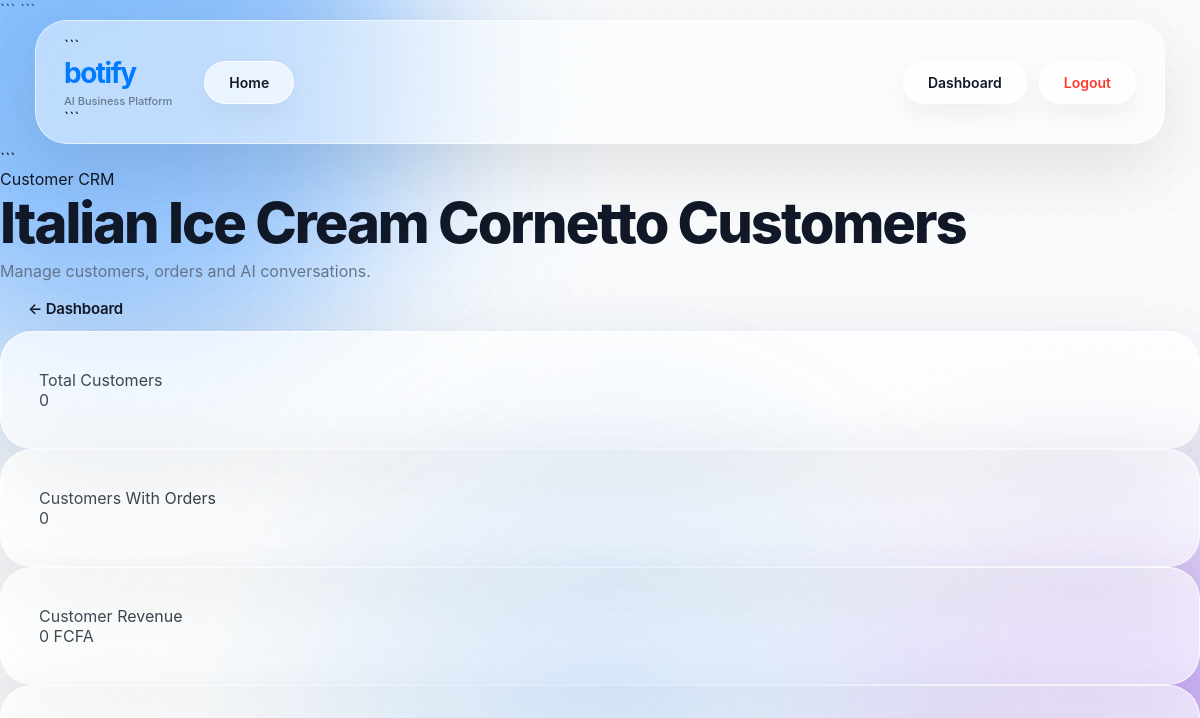
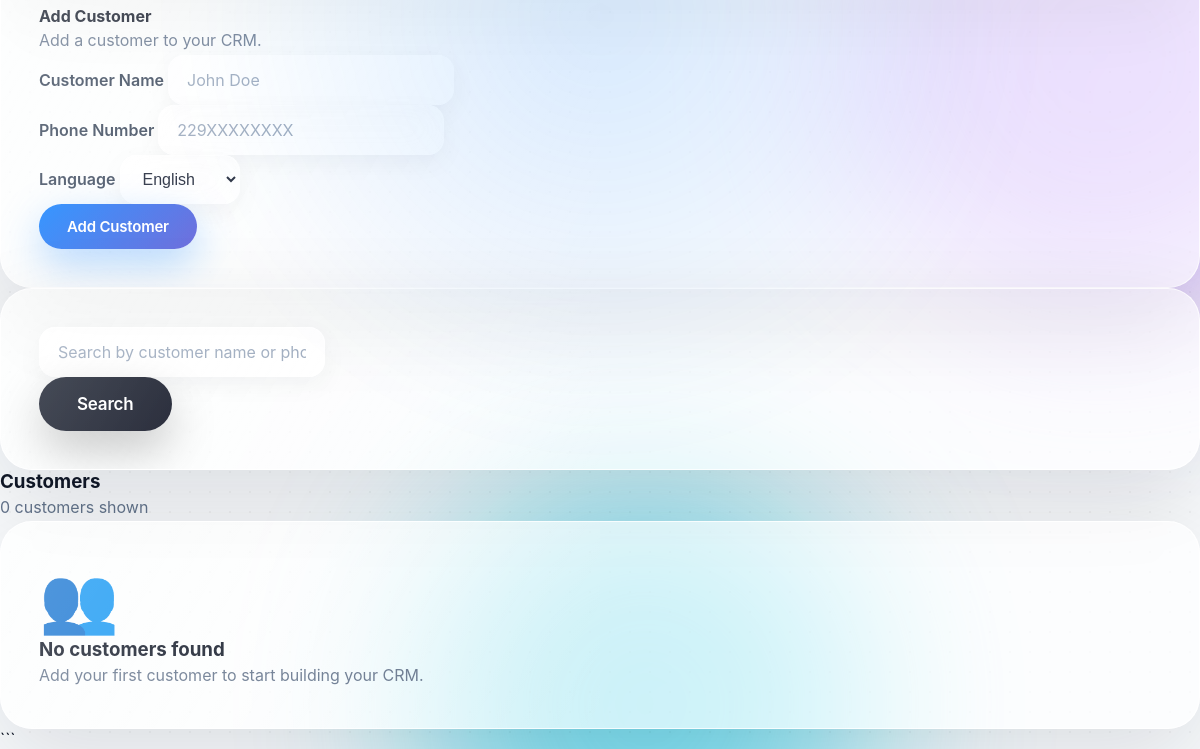
/business/2/customers (signed in), run on an earlier commit of the app's database (2 pictures, top to bottom).
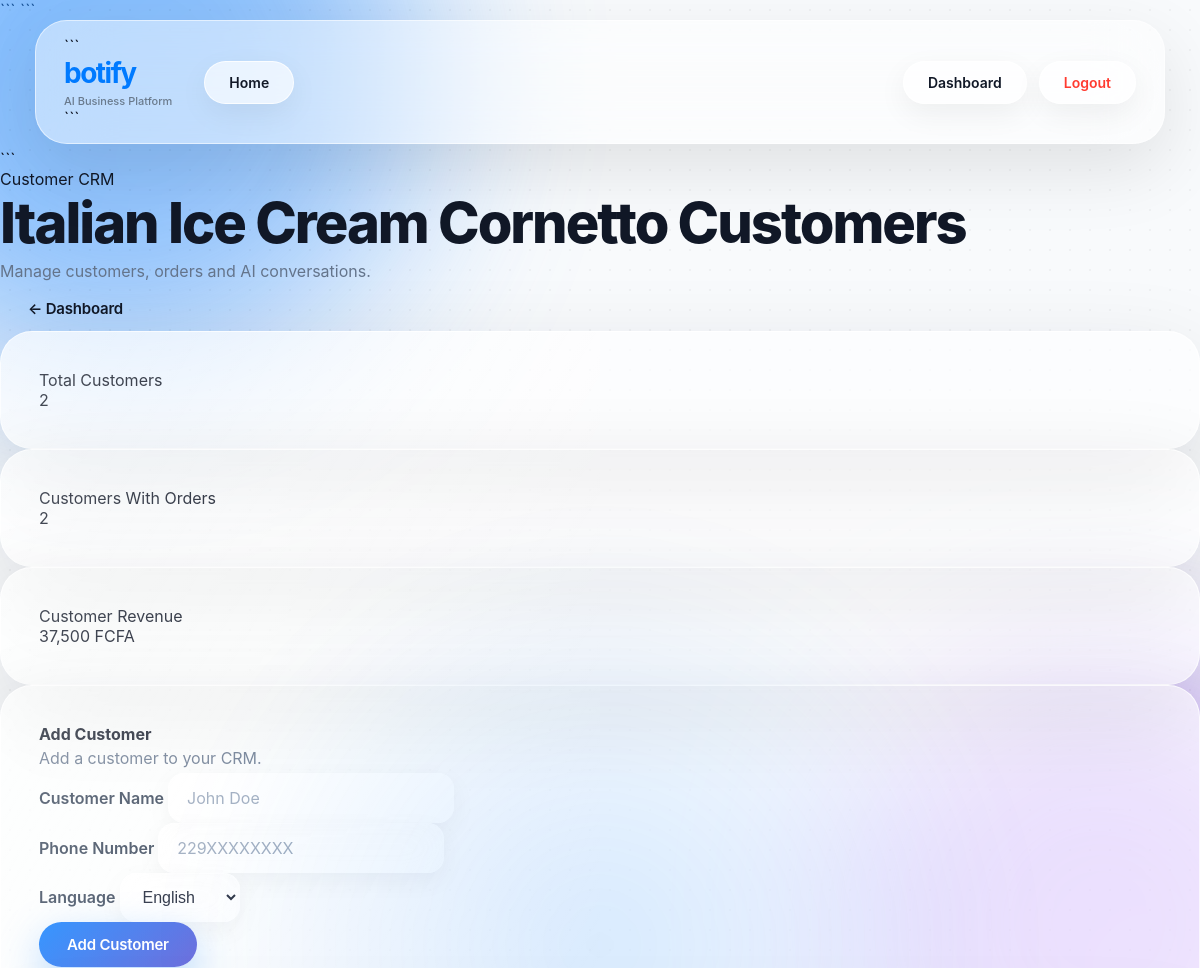
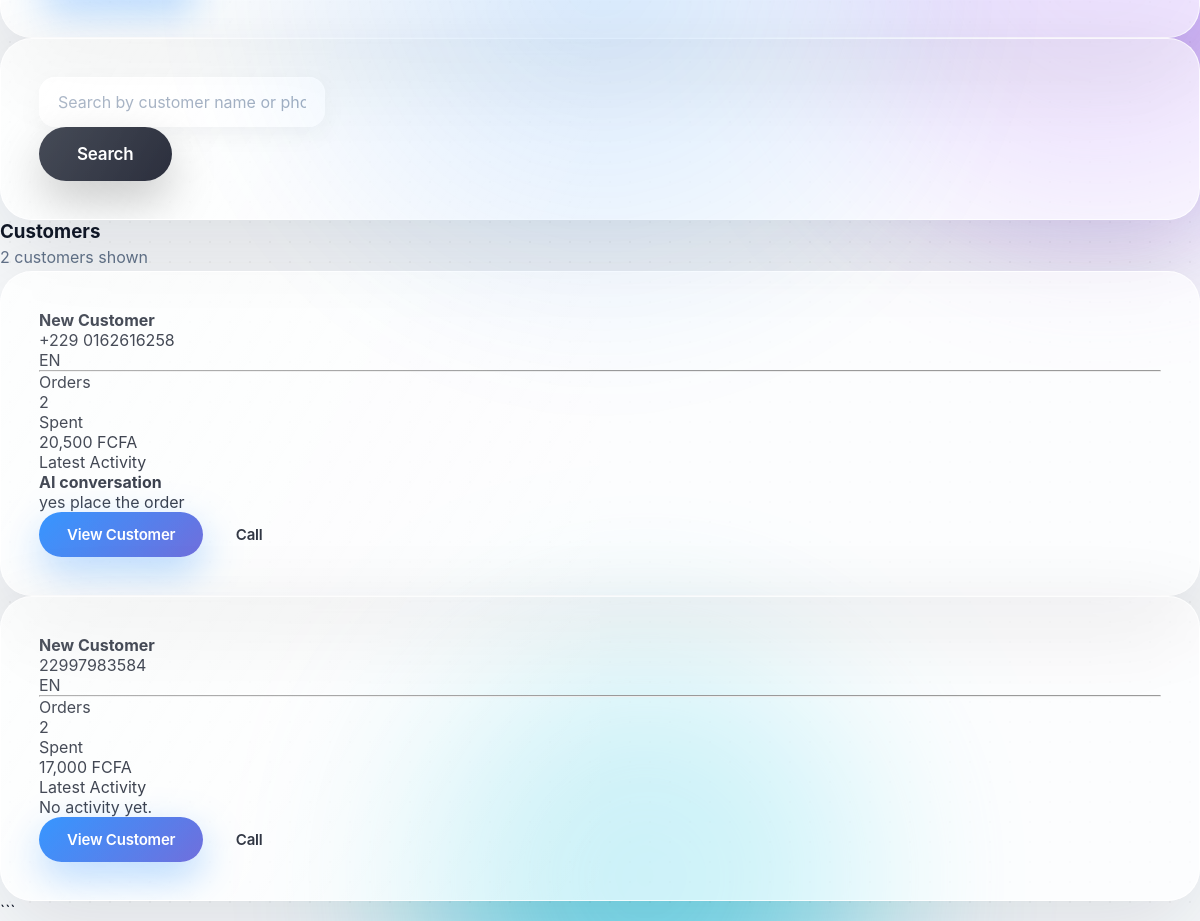
And on a later commit of the database (2 pictures, top to bottom).
### models/business.py (models this page shows)
class Business(db.Model):
    id = db.Column(
        db.Integer,
        primary_key=True
    )
    name = db.Column(
        db.String(150),
        nullable=False
    )
    business_type = db.Column(
        db.String(50),
        nullable=False
    )
    address = db.Column(
        db.String(255)
    )
    phone = db.Column(
        db.String(30)
    )
    owner_id = db.Column(
        db.Integer,
        db.ForeignKey("user.id"),
        nullable=False
    )
    menus = db.relationship(
        "Menu",
        backref="business",
        lazy=True,
        cascade="all, delete-orphan"
    )
    orders = db.relationship(
        "Order",
        backref="business",
        lazy=True,
        cascade="all, delete-orphan"
    )
    customers = db.relationship(
        "Customer",
        backref="business",
        lazy=True,
        cascade="all, delete-orphan"
    )

### models/customer.py (models this page shows, shortened)
class Customer(db.Model):
    id = db.Column(
        db.Integer,
        primary_key=True
    )
    name = db.Column(
        db.String(100),
        nullable=True
    )
    phone = db.Column(
        db.String(50),
        nullable=False
    )
    language = db.Column(
        db.String(20),
        default="English"
    )
    business_id = db.Column(
        db.Integer,
        db.ForeignKey("business.id"),
        nullable=False
    )
    conversations = db.relationship(
        "Conversation",
        backref="customer",
        lazy=True,
        cascade="all, delete-orphan"
    )
    orders = db.relationship(
        "Order",
        backref="customer",
        lazy=True
    )

### models/conversation.py (models this page shows)
class Conversation(db.Model):
    id = db.Column(
        db.Integer,
        primary_key=True
    )
    message = db.Column(
        db.Text,
        nullable=False
    )
    response = db.Column(
        db.Text,
        nullable=False
    )
    created_at = db.Column(
        db.DateTime,
        server_default=db.func.now()
    )
    customer_id = db.Column(
        db.Integer,
        db.ForeignKey("customer.id"),
        nullable=False
    )

### app.py (the view, shortened to what this page needs)
@app.route(
    "/business/<int:business_id>/customers",
    methods=["GET", "POST"]
)
def customers(business_id):
    if "user_id" not in session:
        return redirect("/login")
    business = Business.query.filter_by(
        id=business_id,
        owner_id=session["user_id"]
    ).first()
    if not business:
        return "Business not found", 404
    search = request.args.get(
        "search",
        ""
    ).strip()
    query = Customer.query.filter_by(
        business_id=business.id
    )
    customers_list = query.order_by(
        Customer.id.desc()
    ).all()
    from sqlalchemy import func
    order_stats = db.session.query(
        Order.customer_id,
        func.count(Order.id).label(
            "order_count"
        ),
        func.coalesce(
            func.sum(Order.total_price),
            0
        ).label(
            "total_spent"
        ),
        func.max(Order.id).label(
            "last_order_id"
        )
    ).filter(
        Order.business_id == business.id
    ).group_by(
        Order.customer_id
    ).all()
    customer_stats = {
        row.customer_id: {
            "orders": row.order_count,
            "spent": float(
                row.total_spent or 0
            ),
            "last_order_id": row.last_order_id
        }
        for row in order_stats
    }
    total_customers = Customer.query.filter_by(
        business_id=business.id
    ).count()
    customers_with_orders = len(
        customer_stats
    )
    total_revenue = sum(
        stats["spent"]
        for stats in customer_stats.values()
    )
    return render_template(
        "customers.html",
        business=business,
        customers=customers_list,
        search=search,
        total_customers=total_customers,
        customers_with_orders=customers_with_orders,
        total_revenue=total_revenue,
        customer_stats=customer_stats
    )

### templates/customers.html (shortened to what this page needs)
{% extends "base.html" %}
{% block content %}
<div class="container py-5">
    <div class="d-flex justify-content-between align-items-center mb-4">
        <div>
            <div class="text-muted mb-2">
                Customer CRM
            </div>
            <h1 class="fw-bold mb-2">
                {{ business.name }} Customers
            </h1>
            <p class="text-muted mb-0">
                Manage customers, orders and AI conversations.
            </p>
        </div>
        <a
            href="/business/{{ business.id }}"
            class="btn btn-outline-secondary"
        >
            ← Dashboard
        </a>
    </div>
    <div class="row g-4 mb-5">
        <div class="col-md-4">
            <div class="card border-0 shadow-sm h-100">
                <div class="card-body">
                    <div class="text-muted small">
                        Total Customers
                    </div>
                    <div class="display-6 fw-bold mt-2">
                        {{ total_customers }}
                    </div>
                </div>
            </div>
        </div>
        <div class="col-md-4">
            <div class="card border-0 shadow-sm h-100">
                <div class="card-body">
                    <div class="text-muted small">
                        Customers With Orders
                    </div>
                    <div class="display-6 fw-bold mt-2">
                        {{ customers_with_orders }}
                    </div>
                </div>
            </div>
        </div>
        <div class="col-md-4">
            <div class="card border-0 shadow-sm h-100">
                <div class="card-body">
                    <div class="text-muted small">
                        Customer Revenue
                    </div>
                    <div class="display-6 fw-bold mt-2">
                        {{ "{:,.0f}".format(total_revenue) }}
                        FCFA
                    </div>
                </div>
            </div>
        </div>
    </div>
    <div class="card border-0 shadow-sm mb-5">
        <div class="card-body p-4">
            <div class="d-flex justify-content-between align-items-center mb-4">
                <div>
                    <h4 class="fw-bold mb-1">
                        Add Customer
                    </h4>
                    <p class="text-muted mb-0">
                        Add a customer to your CRM.
                    </p>
                </div>
            </div>
            <form
                method="POST"
                class="row g-3"
            >
                <div class="col-md-4">
                    <label class="form-label">
                        Customer Name
                    </label>
                    <input
                        type="text"
                        name="name"
                        class="form-control"
                        placeholder="John Doe"
                    >
                </div>
                <div class="col-md-4">
                    <label class="form-label">
                        Phone Number
                    </label>
                    <input
                        type="text"
                        name="phone"
                        class="form-control"
                        placeholder="229XXXXXXXX"
                        required
                    >
                </div>
                <div class="col-md-2">
                    <label class="form-label">
                        Language
                    </label>
                    <select
                        name="language"
                        class="form-select"
                    >
                        <option value="English">
                            English
                        </option>
                    </select>
                </div>
                <div class="col-md-2 d-flex align-items-end">
                    <button
                        type="submit"
                        class="btn btn-primary w-100"
                    >
                        Add Customer
                    </button>
                </div>
            </form>
        </div>
    </div>
    <div class="card border-0 shadow-sm mb-4">
        <div class="card-body p-4">
            <form
                method="GET"
                class="row g-3"
            >
                <div class="col-md-10">
                    <input
                        type="text"
                        name="search"
                        value="{{ search }}"
                        class="form-control form-control-lg"
                        placeholder="Search by customer name or phone..."
                    >
                </div>
                <div class="col-md-2">
                    <button
                        type="submit"
                        class="btn btn-dark btn-lg w-100"
                    >
                        Search
                    </button>
                </div>
            </form>
        </div>
    </div>
    <div class="d-flex justify-content-between align-items-center mb-3">
        <div>
            <h3 class="fw-bold mb-1">
                Customers
            </h3>
            <p class="text-muted mb-0">
                {{ customers|length }} customer{% if customers|length != 1 %}s{% endif %}
                shown
            </p>
        </div>
    </div>
    {% if customers %}
        <div class="row g-4">
            {% for customer in customers %}
                {% set stats = customer_stats[customer.id] %}
                <div class="col-lg-6">
                    <div class="card border-0 shadow-sm h-100">
                        <div class="card-body p-4">
                            <div class="d-flex justify-content-between">
                                <div>
                                    <h4 class="fw-bold mb-1">
                                        {{ customer.name or "Unknown Customer" }}
                                    </h4>
                                    <div class="text-muted">
                                        {{ customer.phone }}
                                    </div>
                                </div>
                                <div>
                                    {% if customer.language == "French" %}
                                        <span class="badge bg-primary">
                                            FR
                                        </span>
                                    {% elif customer.language == "Spanish" %}
                                        <span class="badge bg-warning text-dark">
                                            ES
                                        </span>
                                    {% else %}
                                        <span class="badge bg-success">
                                            EN
                                        </span>
                                    {% endif %}
                                </div>
                            </div>
                            <hr class="my-4">
                            <div class="row g-3 mb-4">
                                <div class="col-6">
                                    <div class="bg-light rounded p-3">
                                        <div class="text-muted small">
                                            Orders
                                        </div>
                                        <div class="fs-4 fw-bold">
                                            {{ stats.orders }}
                                        </div>
                                    </div>
                                </div>
                                <div class="col-6">
                                    <div class="bg-light rounded p-3">
                                        <div class="text-muted small">
                                            Spent
                                        </div>
                                        <div class="fs-5 fw-bold">
                                            {{ "{:,.0f}".format(stats.spent) }}
                                            FCFA
                                        </div>
                                    </div>
                                </div>
                            </div>
                            <div class="mb-4">
                                <div class="text-muted small mb-1">
                                    Latest Activity
                                </div>
                                {% if customer.conversations %}
                                    {% set latest_chat = customer.conversations[-1] %}
                                    <div class="small">
                                        <strong>
                                            AI conversation
                                        </strong>
                                        <div class="text-muted mt-1">
                                            {{ latest_chat.message[:100] }}
                                        </div>
                                    </div>
                                {% else %}
                                    <div class="text-muted small">
                                        No activity yet.
                                    </div>
                                {% endif %}
                            </div>
                            <div class="d-flex gap-2">
                                <a
                                    href="/business/{{ business.id }}/customer/{{ customer.id }}"
                                    class="btn btn-primary flex-grow-1"
                                >
                                    View Customer
                                </a>
                                <a
                                    href="tel:{{ customer.phone }}"
                                    class="btn btn-outline-secondary"
                                >
                                    Call
                                </a>
                            </div>
                        </div>
                    </div>
                </div>
            {% endfor %}
        </div>
    {% else %}
        <div class="card border-0 shadow-sm">
            <div class="card-body text-center py-5">
                <div style="font-size: 4rem;">
                    👥
                </div>
                <h3 class="fw-bold mt-3">
                    No customers found
                </h3>
                {% if search %}
                    <p class="text-muted">
                        No customer matches "{{ search }}".
                    </p>
                    <a
                        href="/business/{{ business.id }}/customers"
                        class="btn btn-outline-primary"
                    >
                        Clear Search
                    </a>
                {% else %}
                    <p class="text-muted">
                        Add your first customer to start building your CRM.
                    </p>
                {% endif %}
            </div>
        </div>
    {% endif %}
</div>
{% endblock %}

### templates/base.html (shortened to what this page needs)
<!DOCTYPE html>
<html lang="en">
<head>
<link
    rel="stylesheet"
    href="{{ url_for('static', filename='css/style.css') }}"
>
</head>
<body>
<div class="background">
```
<div class="floating-circle circle-one"></div>
<div class="floating-circle circle-two"></div>
<div class="floating-circle circle-three"></div>
```
</div>
<nav class="navbar">
```
<div class="nav-container">
    <div class="nav-left">
        <a href="/" class="brand">
            <div class="brand-text">
                botify
                <span>
                    AI Business Platform
                </span>
            </div>
        </a>
        <a href="/" class="apple-nav-btn">
            Home
        </a>
    </div>
    <div class="nav-right">
        {% if session.get("user_id") %}
        <a href="/dashboard" class="apple-nav-btn">
            Dashboard
        </a>
        <a href="/logout" class="apple-nav-btn danger">
            Logout
        </a>
        {% endif %}
    </div>
</div>
```
</nav>
<main class="page-content">
```
{% block content %}
{% endblock %}
```
</main>
</body>
</html>

What changed in the data, as far as the page shows it:
added Customer: name "New Customer", phone "+229 0162616258", language "EN", orders "2", spent "20,500"
added Conversation: message "yes place the order"
added Customer: name "New Customer", phone "22997983584", language "EN", orders "2", spent "17,000", shows "No activity yet."
Also different on the page:
{{ total_customers }}: "0" → "2"
{{ customers_with_orders }}: "0" → "2"
{{ "{:,.0f}".format(total_revenue) }}: "0" → "37,500"
{{ customers|length }}: "0" → "2"
text no longer shown: "👥 No customers found Add your first customer to start building your CRM."
